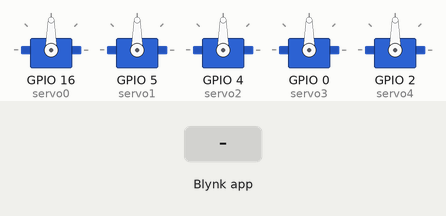
The sketch below on a simulated ESP8266 (NodeMCU). On the bench: 5 × servo. Inputs (shaded band) come from the test bench. WiFi joins after 1.5 s; servers stay silent unless stated.

Above: at 3.0 s.
3.1 s: Blynk app writes 1 to V2
At 4.0 s:
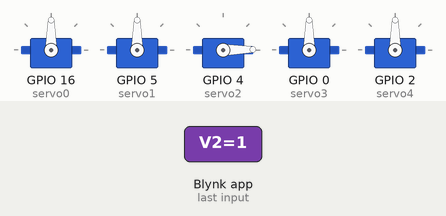
4.6 s: Blynk app writes 200 to V2
At 5.1 s:
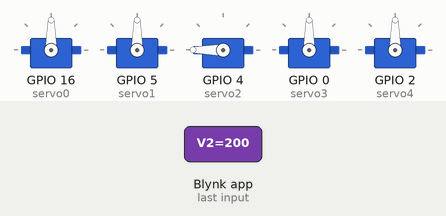
6.1 s: Blynk app writes 1 to V4
At 7.3 s:
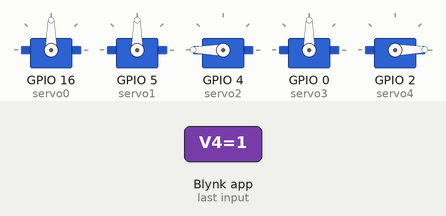
7.6 s: Blynk app writes 0 to V2
At 8.6 s:
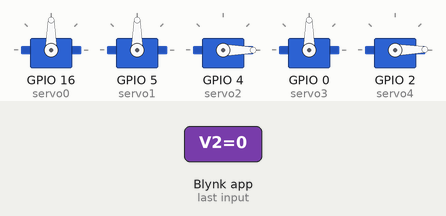
9.1 s: Blynk app writes 200 to V4
At 9.7 s:
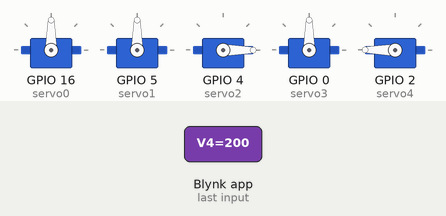
10.6 s: Blynk app writes 1 to V5
At 10.9 s:
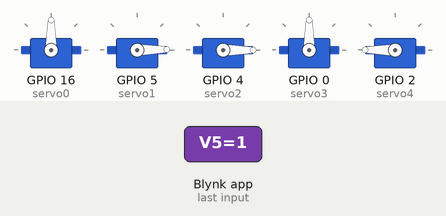
Timing chart, 0 to 13.1 s (numbered marks = the images above; inputs shaded):
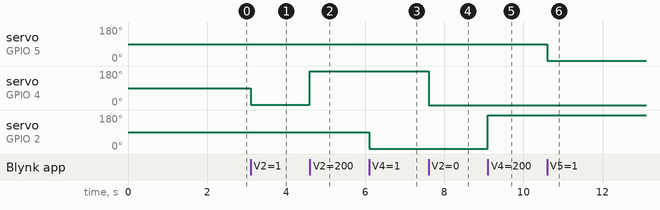

The sketch:

Blynk-esp-ARM.ino
```cpp
 /*************************************************************
BLYNK ESP8266 ARM
MADE BY LASSAAD AKROUT
JSDJERBA 2023
/* Comment this out to disable prints and save space */
#define BLYNK_PRINT Serial

/* Fill-in your Template ID (only if using Blynk.Cloud) */
#define BLYNK_TEMPLATE_ID   "TMPL05KrBdrg"


#include <ESP8266WiFi.h>
#include <BlynkSimpleEsp8266.h>

// You should get Auth Token in the Blynk App.
// Go to the Project Settings (nut icon).
char auth[] = "WRxzPFmcgk2uk_wo5XZhOkSFYi6a0TUI";
#define D 0
// Your WiFi credentials.
// Set password to "" for open networks.
char ssid[] = "CPFPH";
char pass[] = "20222023";
#include <Servo.h>
 int pos0, pos1, pos2, pos3, pos4;
Servo servo0;
Servo servo1;
Servo servo2;
Servo servo3;
Servo servo4;

void setup()
{
  // Debug console
  Serial.begin(115200);
  servo0.attach(16);  // attaches the servo on GPIO16=D0
  servo1.attach(5);  // attaches the servo on GPIO5=D1
  servo2.attach(4);  // attaches the servo on GPIO4=D2
  servo3.attach(0);  // attaches the servo on GPIO0=D3
  servo4.attach(2);  // attaches the servo on GPIO2=D4
  Blynk.begin(auth, ssid, pass);
  // You can also specify server:
  //Blynk.begin(auth, ssid, pass, "blynk-cloud.com", 80);
  //Blynk.begin(auth, ssid, pass, IPAddress(192,168,1,100), 8080);
  pinMode(2, OUTPUT);
}


BLYNK_WRITE(V2) {
pos2=param.asInt();
servo2.write(pos2);
 //delay(D);
}
BLYNK_WRITE(V4) {
 pos4=param.asInt();
servo4.write(pos4);
 delay(D);
}
BLYNK_WRITE(V5) {
 pos1=param.asInt();
servo1.write(pos1);
 delay(D);
}
BLYNK_WRITE(V15) {
 pos0=param.asInt();
servo0.write(pos0);
 delay(D);
}
BLYNK_WRITE(V3) {
 pos3=param.asInt();
 servo3.write(pos3);
 delay(D);
}
BLYNK_WRITE(V0) {
 digitalWrite(2, param.asInt());
}


void loop()
{
   Blynk.run();
   /* servo2.write(pos2);
 servo4.write(pos4);
 servo1.write(pos1);
 servo0.write(pos0);
 servo3.write(pos3); */

}
```

Measured:
- after the input at 3.1 s, servo on GPIO 4 (servo2): 90° → 1° at once
- after the input at 4.6 s, servo on GPIO 4 (servo2): 1° → 180° at once
- after the input at 6.1 s, servo on GPIO 2 (servo4): 90° → 1° at once
- after the input at 7.6 s, servo on GPIO 4 (servo2): 180° → 0° at once
- after the input at 9.1 s, servo on GPIO 2 (servo4): 1° → 180° at once
- after the input at 10.6 s, servo on GPIO 5 (servo1): 90° → 1° at once
